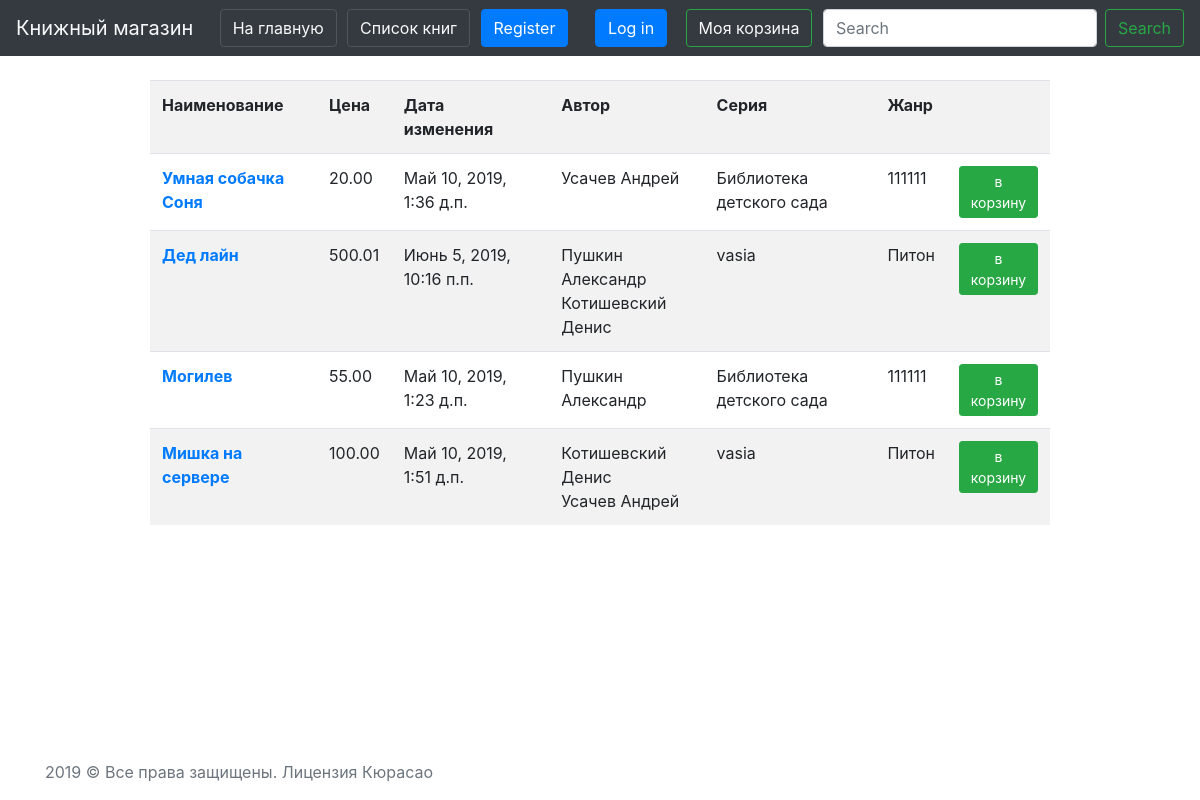
The app's page /books/all, older data.
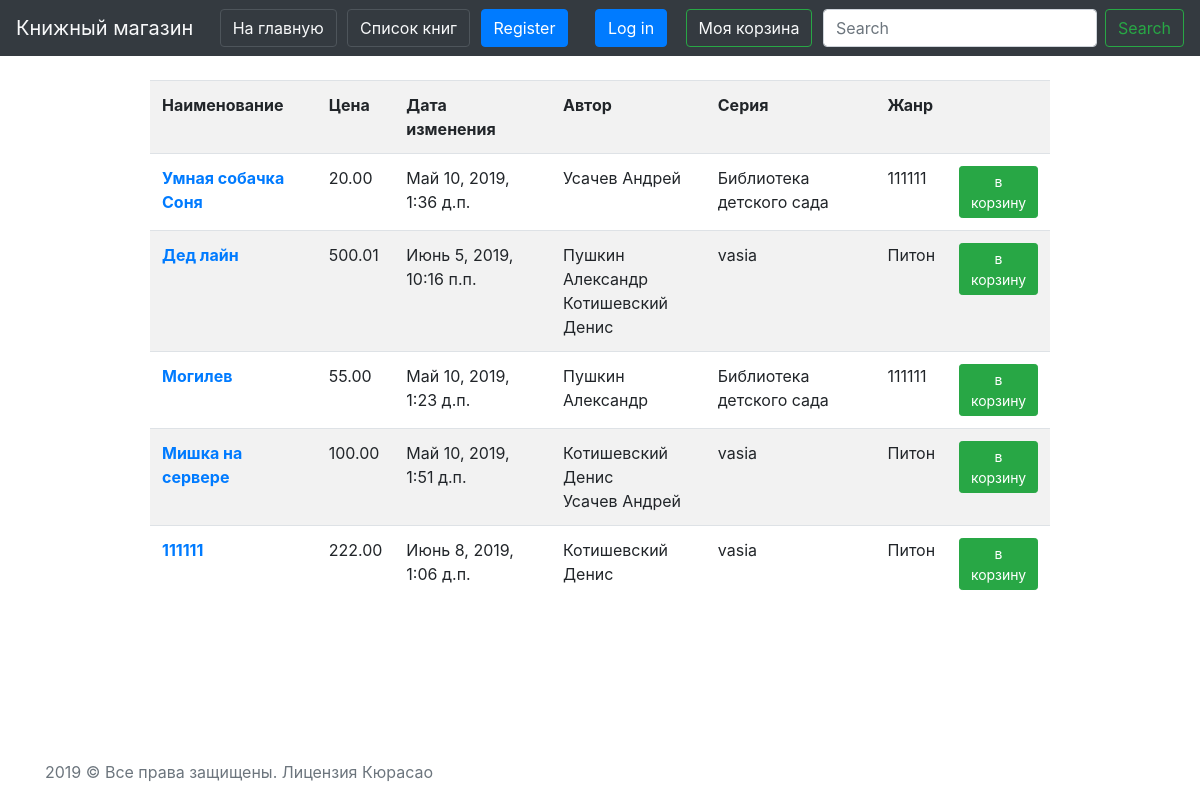
The same page, newer data.
### books/models.py (models this page shows, shortened)
class Book(models.Model):
    name = models.CharField(
        "Название",
        null=False,
        blank=False,
        max_length=200)
    image = models.ImageField(
        "Обложка",
        upload_to='media/img/',
        null=True,
        blank=True)
    author = models.ManyToManyField(
        "data.Author",
        related_name="books",
        verbose_name="Автор")
    price = models.DecimalField(
        "Цена",
        max_digits=5,
        decimal_places=2)
    serie = models.ForeignKey(
        "data.Series",
        related_name="books",
        verbose_name="Серия",
        null=True,
        blank=True,
        on_delete=models.CASCADE)
    genre = models.ManyToManyField(
        "data.Genre",
        related_name="books",
        blank=True,
        verbose_name="Жанр")
    year = models.PositiveSmallIntegerField(
        "Год издания",
        null=True,
        blank=True)
    page = models.PositiveSmallIntegerField(
        "Количество страниц",
        null=True,
        blank=True)
    bind = models.ForeignKey(
        "data.Binding",
        verbose_name="Переплет",
        null=True,
        blank=True,
        on_delete=models.CASCADE)
    book_format = models.ForeignKey(
        "data.BookFormat",
        verbose_name="Формат",
        null=True,
        blank=True,
        on_delete=models.CASCADE)
    isbn = models.CharField(
        "ISBN",
        default="0",
        unique=True,
        max_length=20)
    weight = models.PositiveSmallIntegerField(
        "Вес, гр",
        null=True,
        blank=True, )
    age_limit = models.PositiveSmallIntegerField(
        "Возрастные ограничения",
        null=True,
        blank=True,)
    publish = models.ForeignKey(
        "data.Publish",
        verbose_name="Издательство",
        null=True,
        blank=True,
        on_delete=models.CASCADE)
    book_amount = models.PositiveIntegerField(
        "Кол-во книг в наличии",
        default=0)
    available = models.BooleanField(
        "Доступна для заказа",
        default=True)
    rate = models.FloatField(
        "Рейтинг",
        default=0)
    created_day = models.DateTimeField(
        "Дата внесения в каталог",
        auto_now=False,
        auto_now_add=True)
    updated_date = models.DateTimeField(
        "Дата последнего изменения",
        auto_now=True,
        auto_now_add=False)
    class Meta:
        verbose_name = 'Книга'
        verbose_name_plural = 'Книги'
        permissions = [('edit', 'for Managers'),]

### data/models.py (models this page shows, shortened)
class Author(models.Model):
    first_name = models.CharField("Имя", null=False, blank=False, max_length=30)
    last_name = models.CharField("Фамилия", null=False, blank=False, max_length=30)
    country = models.CharField("Страна", null=False, blank=False, max_length=20)
    class Meta:
        verbose_name = 'Автор'
        verbose_name_plural = 'Авторы'

class Series(models.Model):
    active = models.BooleanField("Активный", default=True)
    name = models.CharField("Название", null=False, blank=False, max_length=30)
    description = models.TextField("Описание", null=True, blank=True)
    def __str__(self):
        return self.name
    class Meta:
        verbose_name = 'Серия'
        verbose_name_plural = 'Серии'

class Genre(models.Model):
    name = models.CharField("Название", null=False, blank=False, max_length=25)
    class Meta:
        verbose_name = "Жанр"
        verbose_name_plural = 'Жанры'

### books/views.py (the view)
# urls.py: path('all', BookListView.as_view(), name='book-list-view'),
class BookListView(ListView):
    model = Book
    def get_queryset(self):
        qs = super().get_queryset()
        search = self.request.GET.get("search", 0)
        if search != 0:
            return qs.filter(name__icontains=search)
        return qs
    def get_context_data(self, **kwargs):
        context = super().get_context_data(**kwargs)
        f = SearchForm()
        context["form"] = f
        return context

### books/forms.py
class SearchForm(forms.Form):
    search = forms.CharField(label="Поиск")

### books/templates/books/book_list.html (shortened to what this page needs)
{% extends "base.html" %}
{% block content %}
<div class="d-flex justify-content-center">
    <table class="table table-striped w-75">
        <tr>
            <th>Наименование</th>
            <th>Цена</th>
            <th>Дата изменения</th>
            <th>Автор</th>
            <th>Серия</th>
            <th>Жанр</th>
            <th></th>
        </tr>
    {% for object in object_list %}
        <tr>
          <th><a href="{% url 'book-detail-view' object.pk %}"> {{ object.name }} </a></th>
          <td>{{ object.price }}</td>
          <td>{{ object.updated_date }}</td>
          <td>
              {% for object in object.author.all %}
                {{ object.last_name }} {{ object.first_name }}</br>
              {% endfor %}
          </td>
          <td>{{ object.serie }}</td>
          <td>
              {% for object in object.genre.all %}
                {{ object.name }}</br>
              {% endfor %}
          </td>
          <td><a href="{% url 'add-to-cart' object.pk %}?next=/books/all" class="btn btn-success btn-sm">в корзину</a></td>
        </tr>
    {% endfor %}
    </table>
{% endblock %}

Row changes from the older to the newer data that the page shows:
added Book: name "111111", price "222.00", updated_date "Июнь 8, 2019, 1:06 д.п.", serie "vasia", Author (last_name "Котишевский", first_name "Денис"), Genre (name "Питон")
